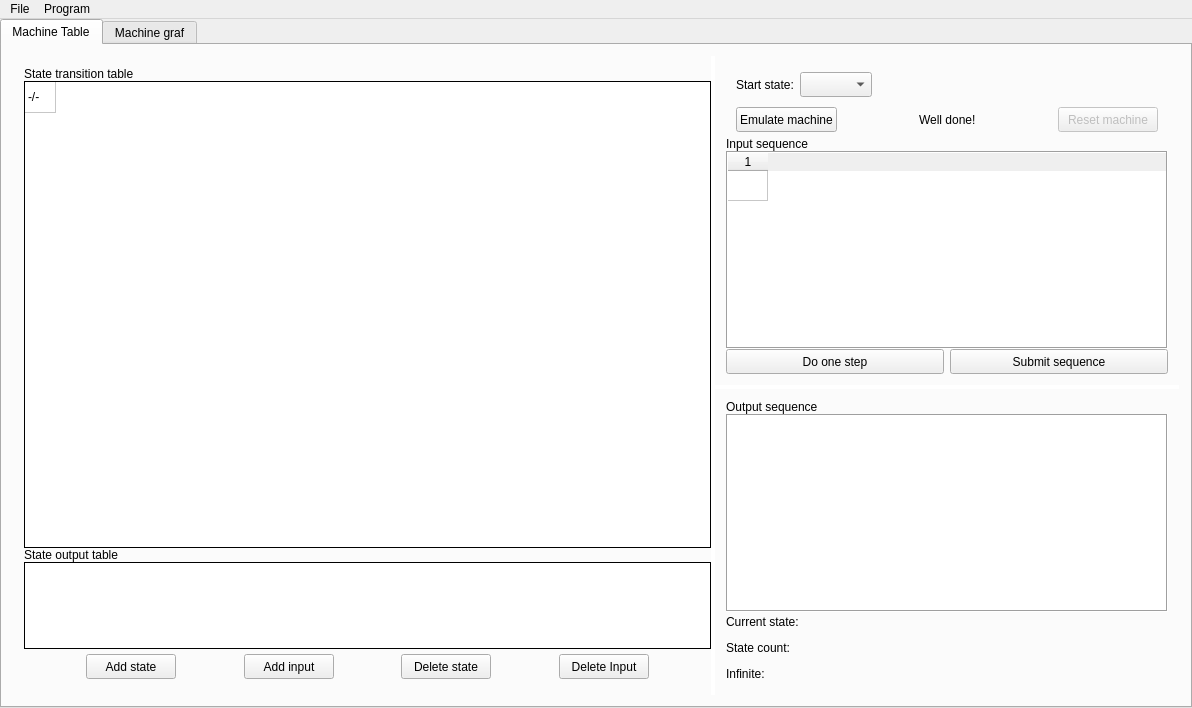
<?xml version="1.0" encoding="UTF-8"?>
<ui version="4.0">
 <class>MainWindow</class>
 <widget class="QMainWindow" name="MainWindow">
  <property name="geometry">
   <rect>
    <x>0</x>
    <y>0</y>
    <width>1192</width>
    <height>708</height>
   </rect>
  </property>
  <property name="sizePolicy">
   <sizepolicy hsizetype="Expanding" vsizetype="Expanding">
    <horstretch>0</horstretch>
    <verstretch>0</verstretch>
   </sizepolicy>
  </property>
  <property name="windowTitle">
   <string>MainWindow</string>
  </property>
  <property name="styleSheet">
   <string notr="true"/>
  </property>
  <widget class="QWidget" name="centralWidget">
   <property name="sizePolicy">
    <sizepolicy hsizetype="Preferred" vsizetype="Preferred">
     <horstretch>0</horstretch>
     <verstretch>0</verstretch>
    </sizepolicy>
   </property>
   <layout class="QVBoxLayout" name="verticalLayout_2">
    <property name="spacing">
     <number>0</number>
    </property>
    <property name="leftMargin">
     <number>0</number>
    </property>
    <property name="topMargin">
     <number>0</number>
    </property>
    <property name="rightMargin">
     <number>0</number>
    </property>
    <property name="bottomMargin">
     <number>0</number>
    </property>
    <item>
     <widget class="QTabWidget" name="MachineWidget">
      <property name="styleSheet">
       <string notr="true">QSplitter::handle
{
	background-color:white;
}</string>
      </property>
      <property name="tabPosition">
       <enum>QTabWidget::North</enum>
      </property>
      <property name="tabShape">
       <enum>QTabWidget::Rounded</enum>
      </property>
      <property name="currentIndex">
       <number>0</number>
      </property>
      <widget class="QWidget" name="MachineTable">
       <property name="styleSheet">
        <string notr="true">#MachineLayout
{
background-color:white;
}</string>
       </property>
       <attribute name="title">
        <string>Machine Table</string>
       </attribute>
       <layout class="QHBoxLayout" name="horizontalLayout">
        <item>
         <widget class="QSplitter" name="splitter_4">
          <property name="orientation">
           <enum>Qt::Horizontal</enum>
          </property>
          <widget class="QWidget" name="verticalLayoutWidget_4">
           <layout class="QVBoxLayout" name="verticalLayout_6">
            <property name="spacing">
             <number>0</number>
            </property>
            <property name="rightMargin">
             <number>0</number>
            </property>
            <item>
             <widget class="QLabel" name="MachineTableLabel">
              <property name="text">
               <string>State transition table</string>
              </property>
             </widget>
            </item>
            <item>
             <widget class="QTableWidget" name="StateTable">
              <property name="inputMethodHints">
               <set>Qt::ImhDigitsOnly|Qt::ImhLatinOnly</set>
              </property>
              <property name="frameShape">
               <enum>QFrame::Box</enum>
              </property>
              <property name="frameShadow">
               <enum>QFrame::Plain</enum>
              </property>
              <property name="sizeAdjustPolicy">
               <enum>QAbstractScrollArea::AdjustIgnored</enum>
              </property>
              <property name="selectionMode">
               <enum>QAbstractItemView::SingleSelection</enum>
              </property>
              <property name="wordWrap">
               <bool>false</bool>
              </property>
              <property name="rowCount">
               <number>1</number>
              </property>
              <property name="columnCount">
               <number>1</number>
              </property>
              <attribute name="horizontalHeaderVisible">
               <bool>false</bool>
              </attribute>
              <attribute name="horizontalHeaderDefaultSectionSize">
               <number>31</number>
              </attribute>
              <attribute name="verticalHeaderVisible">
               <bool>false</bool>
              </attribute>
              <attribute name="verticalHeaderDefaultSectionSize">
               <number>31</number>
              </attribute>
              <attribute name="verticalHeaderMinimumSectionSize">
               <number>31</number>
              </attribute>
              <row/>
              <column/>
              <item row="0" column="0">
               <property name="text">
                <string>-/-</string>
               </property>
              </item>
             </widget>
            </item>
            <item>
             <widget class="QLabel" name="StateOutputLabel">
              <property name="text">
               <string>State output table</string>
              </property>
             </widget>
            </item>
            <item>
             <widget class="QTableWidget" name="StateOutputTable">
              <property name="sizePolicy">
               <sizepolicy hsizetype="Expanding" vsizetype="Fixed">
                <horstretch>0</horstretch>
                <verstretch>0</verstretch>
               </sizepolicy>
              </property>
              <property name="minimumSize">
               <size>
                <width>0</width>
                <height>87</height>
               </size>
              </property>
              <property name="inputMethodHints">
               <set>Qt::ImhDigitsOnly|Qt::ImhLatinOnly</set>
              </property>
              <property name="frameShape">
               <enum>QFrame::Box</enum>
              </property>
              <property name="frameShadow">
               <enum>QFrame::Plain</enum>
              </property>
              <property name="verticalScrollBarPolicy">
               <enum>Qt::ScrollBarAlwaysOff</enum>
              </property>
              <property name="sizeAdjustPolicy">
               <enum>QAbstractScrollArea::AdjustToContentsOnFirstShow</enum>
              </property>
              <property name="dragDropOverwriteMode">
               <bool>false</bool>
              </property>
              <property name="selectionMode">
               <enum>QAbstractItemView::SingleSelection</enum>
              </property>
              <property name="wordWrap">
               <bool>false</bool>
              </property>
              <property name="rowCount">
               <number>2</number>
              </property>
              <property name="columnCount">
               <number>0</number>
              </property>
              <attribute name="horizontalHeaderDefaultSectionSize">
               <number>31</number>
              </attribute>
              <attribute name="verticalHeaderVisible">
               <bool>false</bool>
              </attribute>
              <attribute name="verticalHeaderDefaultSectionSize">
               <number>31</number>
              </attribute>
              <attribute name="verticalHeaderMinimumSectionSize">
               <number>31</number>
              </attribute>
              <row/>
              <row/>
             </widget>
            </item>
            <item>
             <layout class="QHBoxLayout" name="horizontalLayout_2">
              <property name="topMargin">
               <number>5</number>
              </property>
              <property name="bottomMargin">
               <number>5</number>
              </property>
              <item>
               <spacer name="horizontalSpacer_8">
                <property name="orientation">
                 <enum>Qt::Horizontal</enum>
                </property>
                <property name="sizeHint" stdset="0">
                 <size>
                  <width>40</width>
                  <height>20</height>
                 </size>
                </property>
               </spacer>
              </item>
              <item>
               <widget class="QPushButton" name="AddState">
                <property name="sizePolicy">
                 <sizepolicy hsizetype="Fixed" vsizetype="Fixed">
                  <horstretch>0</horstretch>
                  <verstretch>0</verstretch>
                 </sizepolicy>
                </property>
                <property name="minimumSize">
                 <size>
                  <width>90</width>
                  <height>25</height>
                 </size>
                </property>
                <property name="maximumSize">
                 <size>
                  <width>90</width>
                  <height>25</height>
                 </size>
                </property>
                <property name="text">
                 <string>Add state</string>
                </property>
               </widget>
              </item>
              <item>
               <spacer name="horizontalSpacer_7">
                <property name="orientation">
                 <enum>Qt::Horizontal</enum>
                </property>
                <property name="sizeHint" stdset="0">
                 <size>
                  <width>40</width>
                  <height>20</height>
                 </size>
                </property>
               </spacer>
              </item>
              <item>
               <widget class="QPushButton" name="AddInput">
                <property name="sizePolicy">
                 <sizepolicy hsizetype="Fixed" vsizetype="Fixed">
                  <horstretch>0</horstretch>
                  <verstretch>0</verstretch>
                 </sizepolicy>
                </property>
                <property name="minimumSize">
                 <size>
                  <width>90</width>
                  <height>25</height>
                 </size>
                </property>
                <property name="maximumSize">
                 <size>
                  <width>90</width>
                  <height>25</height>
                 </size>
                </property>
                <property name="text">
                 <string>Add input</string>
                </property>
               </widget>
              </item>
              <item>
               <spacer name="horizontalSpacer_6">
                <property name="orientation">
                 <enum>Qt::Horizontal</enum>
                </property>
                <property name="sizeHint" stdset="0">
                 <size>
                  <width>40</width>
                  <height>20</height>
                 </size>
                </property>
               </spacer>
              </item>
              <item>
               <widget class="QPushButton" name="DeleteState">
                <property name="sizePolicy">
                 <sizepolicy hsizetype="Fixed" vsizetype="Fixed">
                  <horstretch>0</horstretch>
                  <verstretch>0</verstretch>
                 </sizepolicy>
                </property>
                <property name="minimumSize">
                 <size>
                  <width>90</width>
                  <height>25</height>
                 </size>
                </property>
                <property name="maximumSize">
                 <size>
                  <width>90</width>
                  <height>25</height>
                 </size>
                </property>
                <property name="text">
                 <string>Delete state</string>
                </property>
               </widget>
              </item>
              <item>
               <spacer name="horizontalSpacer_5">
                <property name="orientation">
                 <enum>Qt::Horizontal</enum>
                </property>
                <property name="sizeHint" stdset="0">
                 <size>
                  <width>40</width>
                  <height>20</height>
                 </size>
                </property>
               </spacer>
              </item>
              <item>
               <widget class="QPushButton" name="DeleteInput">
                <property name="sizePolicy">
                 <sizepolicy hsizetype="Fixed" vsizetype="Fixed">
                  <horstretch>0</horstretch>
                  <verstretch>0</verstretch>
                 </sizepolicy>
                </property>
                <property name="minimumSize">
                 <size>
                  <width>90</width>
                  <height>25</height>
                 </size>
                </property>
                <property name="maximumSize">
                 <size>
                  <width>90</width>
                  <height>25</height>
                 </size>
                </property>
                <property name="text">
                 <string>Delete Input</string>
                </property>
               </widget>
              </item>
              <item>
               <spacer name="horizontalSpacer">
                <property name="orientation">
                 <enum>Qt::Horizontal</enum>
                </property>
                <property name="sizeHint" stdset="0">
                 <size>
                  <width>40</width>
                  <height>20</height>
                 </size>
                </property>
               </spacer>
              </item>
             </layout>
            </item>
           </layout>
          </widget>
          <widget class="QSplitter" name="splitter">
           <property name="orientation">
            <enum>Qt::Vertical</enum>
           </property>
           <widget class="QWidget" name="verticalLayoutWidget_7">
            <layout class="QVBoxLayout" name="verticalLayout_8">
             <property name="spacing">
              <number>0</number>
             </property>
             <item>
              <layout class="QHBoxLayout" name="horizontalLayout_3">
               <property name="leftMargin">
                <number>10</number>
               </property>
               <property name="topMargin">
                <number>5</number>
               </property>
               <property name="rightMargin">
                <number>0</number>
               </property>
               <property name="bottomMargin">
                <number>5</number>
               </property>
               <item>
                <widget class="QLabel" name="StartStateLabel">
                 <property name="minimumSize">
                  <size>
                   <width>0</width>
                   <height>25</height>
                  </size>
                 </property>
                 <property name="maximumSize">
                  <size>
                   <width>16777215</width>
                   <height>25</height>
                  </size>
                 </property>
                 <property name="text">
                  <string>Start state:</string>
                 </property>
                </widget>
               </item>
               <item>
                <widget class="QComboBox" name="StartState">
                 <property name="minimumSize">
                  <size>
                   <width>30</width>
                   <height>25</height>
                  </size>
                 </property>
                 <property name="maximumSize">
                  <size>
                   <width>16777215</width>
                   <height>25</height>
                  </size>
                 </property>
                </widget>
               </item>
               <item>
                <spacer name="horizontalSpacer_4">
                 <property name="orientation">
                  <enum>Qt::Horizontal</enum>
                 </property>
                 <property name="sizeHint" stdset="0">
                  <size>
                   <width>40</width>
                   <height>20</height>
                  </size>
                 </property>
                </spacer>
               </item>
              </layout>
             </item>
             <item>
              <layout class="QHBoxLayout" name="horizontalLayout_4">
               <property name="leftMargin">
                <number>10</number>
               </property>
               <property name="topMargin">
                <number>5</number>
               </property>
               <property name="rightMargin">
                <number>10</number>
               </property>
               <property name="bottomMargin">
                <number>5</number>
               </property>
               <item>
                <widget class="QPushButton" name="Emulate">
                 <property name="minimumSize">
                  <size>
                   <width>100</width>
                   <height>25</height>
                  </size>
                 </property>
                 <property name="maximumSize">
                  <size>
                   <width>200</width>
                   <height>25</height>
                  </size>
                 </property>
                 <property name="text">
                  <string>Emulate machine</string>
                 </property>
                </widget>
               </item>
               <item>
                <spacer name="horizontalSpacer_3">
                 <property name="orientation">
                  <enum>Qt::Horizontal</enum>
                 </property>
                 <property name="sizeHint" stdset="0">
                  <size>
                   <width>40</width>
                   <height>20</height>
                  </size>
                 </property>
                </spacer>
               </item>
               <item>
                <widget class="QLabel" name="ErrorLabel">
                 <property name="minimumSize">
                  <size>
                   <width>0</width>
                   <height>25</height>
                  </size>
                 </property>
                 <property name="maximumSize">
                  <size>
                   <width>16777215</width>
                   <height>25</height>
                  </size>
                 </property>
                 <property name="text">
                  <string>Well done!</string>
                 </property>
                </widget>
               </item>
               <item>
                <spacer name="horizontalSpacer_2">
                 <property name="orientation">
                  <enum>Qt::Horizontal</enum>
                 </property>
                 <property name="sizeHint" stdset="0">
                  <size>
                   <width>40</width>
                   <height>20</height>
                  </size>
                 </property>
                </spacer>
               </item>
               <item>
                <widget class="QPushButton" name="Reset">
                 <property name="enabled">
                  <bool>false</bool>
                 </property>
                 <property name="minimumSize">
                  <size>
                   <width>100</width>
                   <height>25</height>
                  </size>
                 </property>
                 <property name="maximumSize">
                  <size>
                   <width>200</width>
                   <height>25</height>
                  </size>
                 </property>
                 <property name="text">
                  <string>Reset machine</string>
                 </property>
                </widget>
               </item>
              </layout>
             </item>
             <item>
              <widget class="QLabel" name="ISLabel">
               <property name="sizePolicy">
                <sizepolicy hsizetype="Preferred" vsizetype="Fixed">
                 <horstretch>0</horstretch>
                 <verstretch>0</verstretch>
                </sizepolicy>
               </property>
               <property name="text">
                <string>Input sequence</string>
               </property>
              </widget>
             </item>
             <item>
              <widget class="QTableWidget" name="ISequence">
               <property name="frameShape">
                <enum>QFrame::Box</enum>
               </property>
               <property name="selectionMode">
                <enum>QAbstractItemView::ExtendedSelection</enum>
               </property>
               <property name="textElideMode">
                <enum>Qt::ElideMiddle</enum>
               </property>
               <property name="wordWrap">
                <bool>false</bool>
               </property>
               <property name="rowCount">
                <number>1</number>
               </property>
               <property name="columnCount">
                <number>1</number>
               </property>
               <attribute name="horizontalHeaderCascadingSectionResizes">
                <bool>true</bool>
               </attribute>
               <attribute name="horizontalHeaderDefaultSectionSize">
                <number>40</number>
               </attribute>
               <attribute name="horizontalHeaderMinimumSectionSize">
                <number>30</number>
               </attribute>
               <attribute name="verticalHeaderVisible">
                <bool>false</bool>
               </attribute>
               <attribute name="verticalHeaderCascadingSectionResizes">
                <bool>true</bool>
               </attribute>
               <attribute name="verticalHeaderMinimumSectionSize">
                <number>30</number>
               </attribute>
               <row/>
               <column/>
              </widget>
             </item>
             <item>
              <layout class="QHBoxLayout" name="horizontalLayout_11">
               <property name="bottomMargin">
                <number>0</number>
               </property>
               <item>
                <widget class="QPushButton" name="DoStep">
                 <property name="minimumSize">
                  <size>
                   <width>0</width>
                   <height>25</height>
                  </size>
                 </property>
                 <property name="maximumSize">
                  <size>
                   <width>16777215</width>
                   <height>25</height>
                  </size>
                 </property>
                 <property name="text">
                  <string>Do one step</string>
                 </property>
                </widget>
               </item>
               <item>
                <widget class="QPushButton" name="RunSeq">
                 <property name="minimumSize">
                  <size>
                   <width>0</width>
                   <height>25</height>
                  </size>
                 </property>
                 <property name="maximumSize">
                  <size>
                   <width>16777215</width>
                   <height>25</height>
                  </size>
                 </property>
                 <property name="text">
                  <string>Submit sequence</string>
                 </property>
                </widget>
               </item>
              </layout>
             </item>
            </layout>
           </widget>
           <widget class="QWidget" name="verticalLayoutWidget_2">
            <layout class="QVBoxLayout" name="verticalLayout_5">
             <property name="spacing">
              <number>0</number>
             </property>
             <item>
              <widget class="QLabel" name="OSLabel">
               <property name="sizePolicy">
                <sizepolicy hsizetype="Preferred" vsizetype="Fixed">
                 <horstretch>0</horstretch>
                 <verstretch>0</verstretch>
                </sizepolicy>
               </property>
               <property name="text">
                <string>Output sequence</string>
               </property>
              </widget>
             </item>
             <item>
              <widget class="QTableWidget" name="OSequence">
               <property name="frameShape">
                <enum>QFrame::Box</enum>
               </property>
               <property name="editTriggers">
                <set>QAbstractItemView::NoEditTriggers</set>
               </property>
               <property name="selectionMode">
                <enum>QAbstractItemView::ExtendedSelection</enum>
               </property>
               <property name="textElideMode">
                <enum>Qt::ElideMiddle</enum>
               </property>
               <property name="wordWrap">
                <bool>false</bool>
               </property>
               <property name="rowCount">
                <number>1</number>
               </property>
               <property name="columnCount">
                <number>0</number>
               </property>
               <attribute name="horizontalHeaderCascadingSectionResizes">
                <bool>true</bool>
               </attribute>
               <attribute name="horizontalHeaderDefaultSectionSize">
                <number>40</number>
               </attribute>
               <attribute name="horizontalHeaderMinimumSectionSize">
                <number>30</number>
               </attribute>
               <attribute name="verticalHeaderVisible">
                <bool>false</bool>
               </attribute>
               <attribute name="verticalHeaderCascadingSectionResizes">
                <bool>true</bool>
               </attribute>
               <attribute name="verticalHeaderMinimumSectionSize">
                <number>30</number>
               </attribute>
               <row/>
              </widget>
             </item>
             <item>
              <layout class="QFormLayout" name="formLayout">
               <property name="rightMargin">
                <number>0</number>
               </property>
               <item row="1" column="0">
                <widget class="QLabel" name="CurStateLabel">
                 <property name="minimumSize">
                  <size>
                   <width>0</width>
                   <height>20</height>
                  </size>
                 </property>
                 <property name="maximumSize">
                  <size>
                   <width>16777215</width>
                   <height>20</height>
                  </size>
                 </property>
                 <property name="text">
                  <string>Current state:</string>
                 </property>
                </widget>
               </item>
               <item row="1" column="1">
                <widget class="QLabel" name="CurrentState">
                 <property name="minimumSize">
                  <size>
                   <width>0</width>
                   <height>20</height>
                  </size>
                 </property>
                 <property name="maximumSize">
                  <size>
                   <width>16777215</width>
                   <height>20</height>
                  </size>
                 </property>
                 <property name="text">
                  <string/>
                 </property>
                </widget>
               </item>
               <item row="2" column="0">
                <widget class="QLabel" name="StateCountLabel">
                 <property name="minimumSize">
                  <size>
                   <width>0</width>
                   <height>20</height>
                  </size>
                 </property>
                 <property name="maximumSize">
                  <size>
                   <width>16777215</width>
                   <height>20</height>
                  </size>
                 </property>
                 <property name="text">
                  <string>State count:</string>
                 </property>
                </widget>
               </item>
               <item row="2" column="1">
                <widget class="QLabel" name="StateCount">
                 <property name="minimumSize">
                  <size>
                   <width>0</width>
                   <height>20</height>
                  </size>
                 </property>
                 <property name="maximumSize">
                  <size>
                   <width>16777215</width>
                   <height>20</height>
                  </size>
                 </property>
                 <property name="text">
                  <string/>
                 </property>
                </widget>
               </item>
               <item row="3" column="0">
                <widget class="QLabel" name="InfiniteLable">
                 <property name="minimumSize">
                  <size>
                   <width>0</width>
                   <height>20</height>
                  </size>
                 </property>
                 <property name="maximumSize">
                  <size>
                   <width>16777215</width>
                   <height>20</height>
                  </size>
                 </property>
                 <property name="text">
                  <string>Infinite:</string>
                 </property>
                </widget>
               </item>
               <item row="3" column="1">
                <widget class="QLabel" name="InfiniteFlag">
                 <property name="minimumSize">
                  <size>
                   <width>0</width>
                   <height>20</height>
                  </size>
                 </property>
                 <property name="maximumSize">
                  <size>
                   <width>16777215</width>
                   <height>20</height>
                  </size>
                 </property>
                 <property name="text">
                  <string/>
                 </property>
                </widget>
               </item>
              </layout>
             </item>
            </layout>
           </widget>
          </widget>
         </widget>
        </item>
       </layout>
      </widget>
      <widget class="QWidget" name="MachineGraf">
       <attribute name="title">
        <string>Machine graf</string>
       </attribute>
      </widget>
     </widget>
    </item>
   </layout>
  </widget>
  <widget class="QMenuBar" name="menuBar">
   <property name="geometry">
    <rect>
     <x>0</x>
     <y>0</y>
     <width>1192</width>
     <height>21</height>
    </rect>
   </property>
   <widget class="QMenu" name="menuMenu">
    <property name="title">
     <string>File</string>
    </property>
    <widget class="QMenu" name="menuCreate_new">
     <property name="title">
      <string>Create new</string>
     </property>
     <addaction name="actionMealy_machine"/>
     <addaction name="actionMoore_Machine"/>
    </widget>
    <addaction name="menuCreate_new"/>
    <addaction name="actionOpen"/>
    <addaction name="actionSave"/>
    <addaction name="actionSave_as"/>
    <addaction name="actionClose"/>
    <addaction name="separator"/>
    <addaction name="actionExit"/>
   </widget>
   <widget class="QMenu" name="menuSettings">
    <property name="title">
     <string>Program</string>
    </property>
    <addaction name="actionSettings"/>
   </widget>
   <addaction name="menuMenu"/>
   <addaction name="menuSettings"/>
  </widget>
  <action name="actionOpen">
   <property name="text">
    <string>Open</string>
   </property>
   <property name="shortcut">
    <string>Ctrl+O</string>
   </property>
  </action>
  <action name="actionSave">
   <property name="text">
    <string>Save</string>
   </property>
   <property name="shortcut">
    <string>Ctrl+S</string>
   </property>
  </action>
  <action name="actionExit">
   <property name="text">
    <string>Exit</string>
   </property>
  </action>
  <action name="actionMealy_machine">
   <property name="text">
    <string>Mealy machine</string>
   </property>
  </action>
  <action name="actionSave_as">
   <property name="text">
    <string>Save as...</string>
   </property>
  </action>
  <action name="actionMoore_Machine">
   <property name="text">
    <string>Moore machine</string>
   </property>
  </action>
  <action name="actionSettings">
   <property name="text">
    <string>Settings</string>
   </property>
  </action>
  <action name="actionClose">
   <property name="text">
    <string>Close</string>
   </property>
  </action>
 </widget>
 <layoutdefault spacing="6" margin="11"/>
 <resources/>
 <connections/>
</ui>
